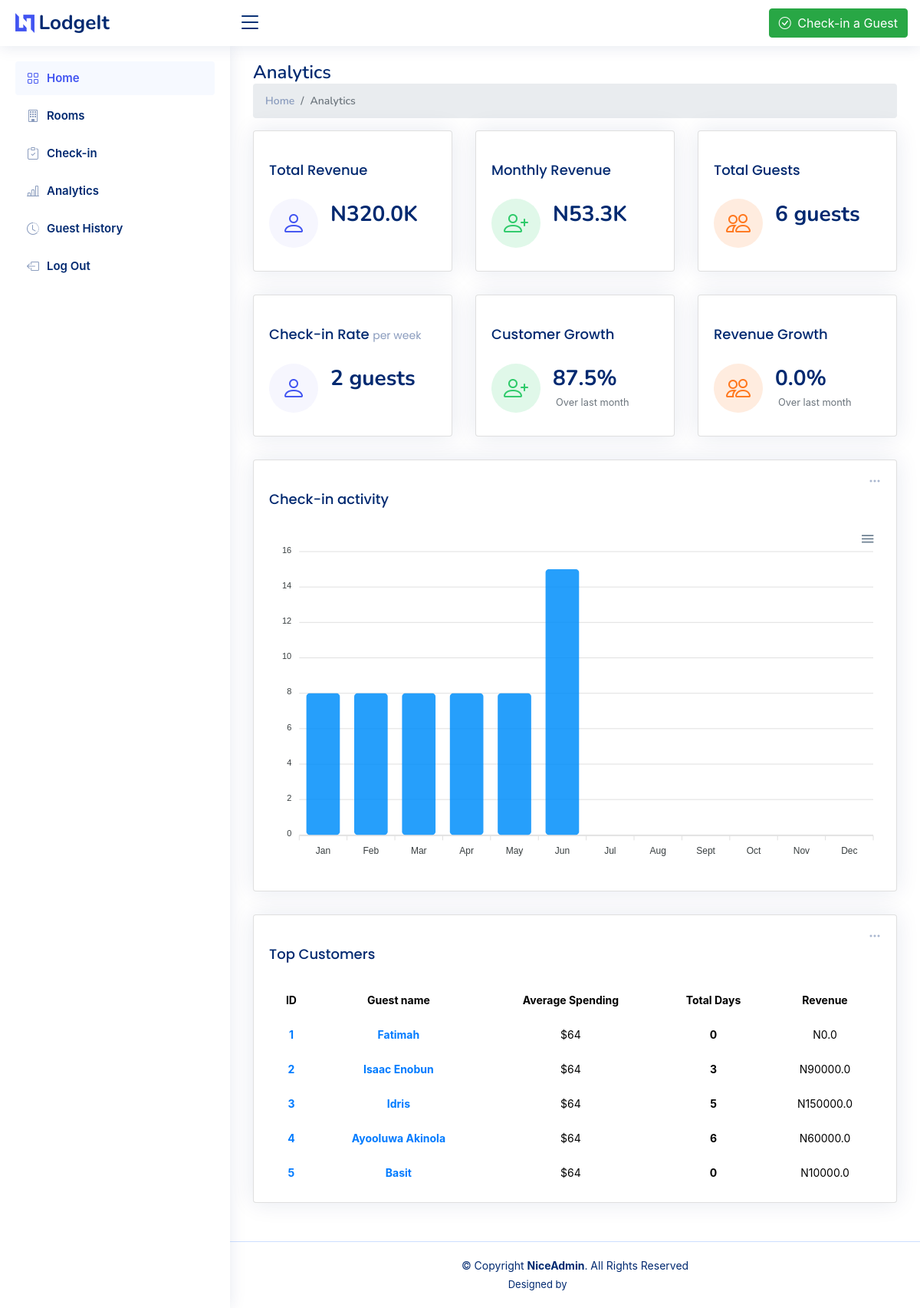
Before: /analytics with the older database file.
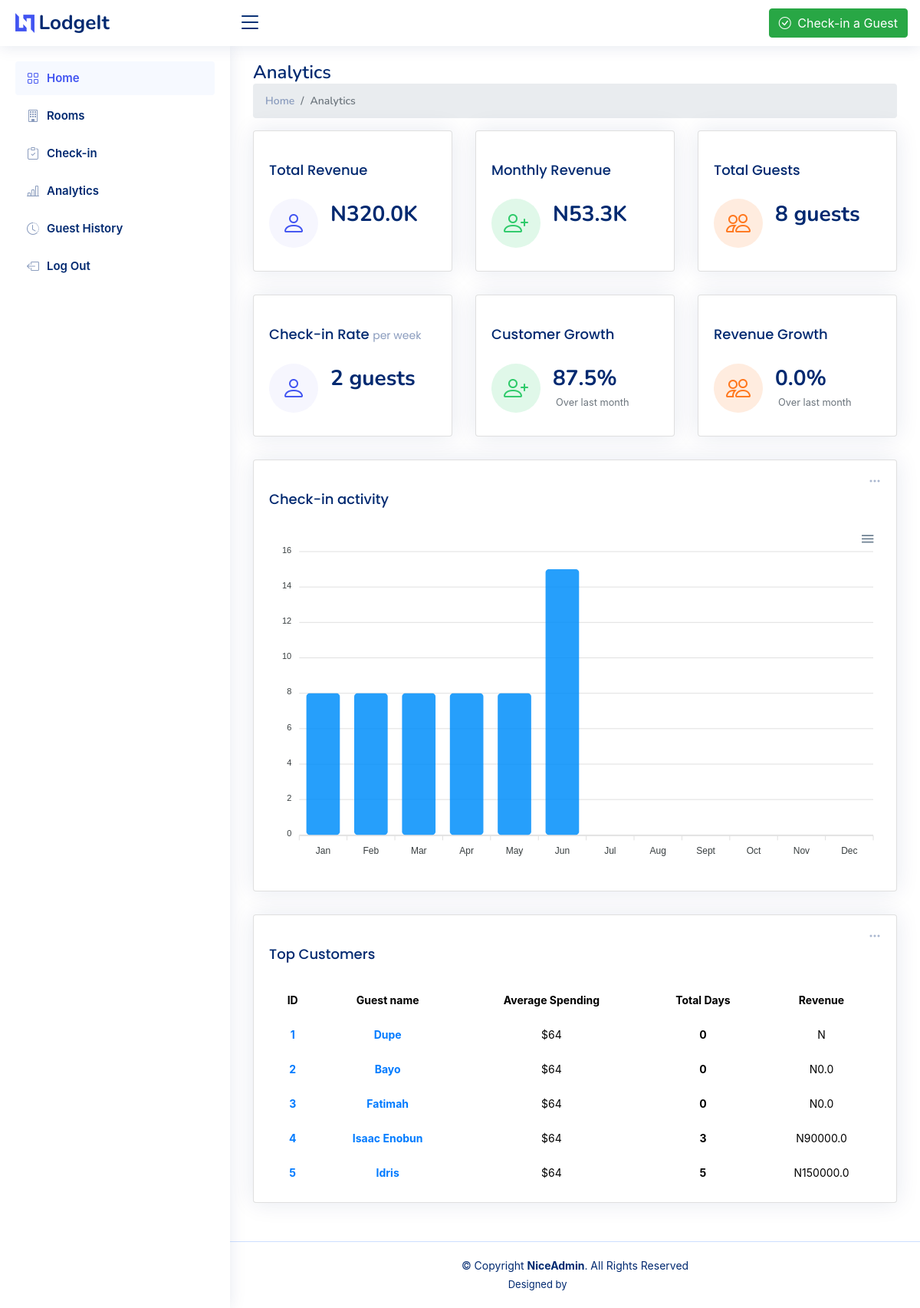
After: the same page with the newer database file.
### LodgeApp/models.py (models this page shows, shortened)
class Guest(models.Model):
    name = models.CharField(max_length=50)
    email = models.EmailField()
    number = models.IntegerField()
    room  = models.ForeignKey(Room, on_delete=models.CASCADE)
    check_in = models.DateTimeField(auto_now_add=True)
    staff = models.ForeignKey(Staff, on_delete=models.CASCADE)
    check_out = models.DateTimeField(null=True,blank=True)
    revenue = models.ForeignKey(Revenue, on_delete=models.CASCADE, null=True, blank=True)

class Revenue(models.Model):
    revenue = models.DecimalField(max_digits=10, decimal_places=1, default=0)

### LodgeApp/views.py (the view)
# urls.py: path('analytics', views.analytics, name='analytics'),
def analytics(request):
    top_guests = Guest.objects.all().order_by('-id')[:5]
    guests = Guest.objects.all()
    check_ins = CheckIns.objects.filter(time__year=timezone.now().year)
    year_dict = {i:0 for i in range(1,13)}
    for check_in in check_ins:
        month = check_in.time.month
        year_dict[month] += 1
    check_in_data = [8,8,8,8,8,15]
    check_in_rate = int(np.sum(check_in_data)/(timezone.now().month * 4))
    if timezone.now().month == 1:
        guest_growth = 0
    else:
        try:
            guest_growth = (check_in_data[(timezone.now().month)-1] - check_in_data[(timezone.now().month)-2])/check_in_data[(timezone.now().month)-2] *100
        except:
            guest_growth = 0
    total_revenue = 0
    for guest in guests:
        try:
            rev = guest.revenue
            total_revenue += rev.revenue
        except:
            total_revenue += 0
    monthly_revenue = (total_revenue/(timezone.now().month))/1000
    month_revenue_guests = Guest.objects.filter(check_out__month=timezone.now().month)
    if timezone.now().month != 1:
        prev_month_revenue_guests = Guest.objects.filter(check_out__month=(timezone.now().month)-1)
    else:
        prev_month_revenue_guests = {}
    month_revenue = 0
    for guests in month_revenue_guests:
        revenue = guests.revenue
        try:
            month_revenue+= revenue.revenue
        except:
            month_revenue+= 0
    prev_month_revenue = 0
    for guests in prev_month_revenue_guests:
        revenue = guests.revenue
        try:
            prev_month_revenue+= revenue.revenue
        except:
            prev_month_revenue+= 0
    try:
        revenue_growth = ((month_revenue-prev_month_revenue)/prev_month_revenue)*100
    except:
        revenue_growth = 0
    context = {'check_in_data':check_in_data, 'guests':Guest.objects.all(), 'top_guests':top_guests, 'check_in_rate':check_in_rate, 'guest_growth':guest_growth, 'total_revenue':int(total_revenue)/1000, 'monthly_revenue':monthly_revenue, 'revenue_growth':revenue_growth, 'page_name':'Analytics'}
    return render(request, 'analytics.html', context)

### LodgeApp/templatetags/custom_filters.py (called while the page is built)
@register.filter(name='days_between')
def days_between(date1, date2):
    try:
        return (date2 - date1).days
    except:
        return 0

@register.filter(name='revenue')
def revenue(value):
    if value is not None:
        return value
    else:
        return 0

### LodgeApp/templates/analytics.html (shortened to what the changed rows need)
{% extends 'base.html' %}
{% load static %}
{% load custom_filters %}
{% load custom_tags %}
{% block content %}
<body>
  <main id="main" class="main">
    <div class="pagetitle">
      <h1>Analytics</h1>
    </div>
    <section class="section dashboard">
      <div class="row">
        <div class="col-xxl-6 col-xl-12 col-lg-12 col-md-12">
          <div class="row">
            <div class="col-xxl-6 col-xl-4 col-lg-4 col-md-6">
              <div class="card info-card customers-card">
                <div class="card-body">
                  <div class="d-flex align-items-center">
                    <div class="ps-3">
                      <h6>{{guests|length}} guests</h6>
                      <span class="text-muted small pt-2 ps-1"></span>
                    </div>
                  </div>
                </div>
              </div>
            </div>
          </div>
        </div>
        <div class="col-12">
          <div class="card top-selling overflow-auto">
            <div class="card-body pb-0">
              <table class="table table-borderless text-center">
                <thead>
                  <tr>
                    <th scope="col">ID</th>
                    <th scope="col">Guest name</th>
                    <th scope="col">Average Spending</th>
                    <th scope="col">Total Days</th>
                    <th scope="col">Revenue</th>
                  </tr>
                </thead>
                <tbody>
                  {% for guest in top_guests %}
                  <tr>
                      <th scope="row">
                        <a href="#">{{ forloop.counter }}</a>
                      </th>
                      <td>
                        <a href="#" class="text-primary fw-bold"
                          >{{guest.name}}</a
                        >
                      </td>
                      <td>$64</td>
                      <td class="fw-bold">{{guest.check_in|days_between:guest.check_out}}</td>
                      <td>N{{ guest.revenue.revenue | revenue }}</td>
                    </tr>
                  {% endfor %}
                </tbody>
              </table>
            </div>
          </div>
        </div>
      </div>
    </section>
  </main>
</body>
{% endblock content %}

Changed rows visible on the page:
no longer on this page (row unchanged): Guest: name "Ayooluwa Akinola", check_in|days_between "6", revenue.revenue|revenue "60000.0"
no longer on this page (row unchanged): Guest: name "Basit", check_in|days_between "0", revenue.revenue|revenue "10000.0"
added Guest: name "Dupe", check_in|days_between "0"
added Guest: name "Bayo", check_in|days_between "0", revenue.revenue|revenue "0.0"
Other visible differences:
{{ guests|length }}: "6" → "8"
